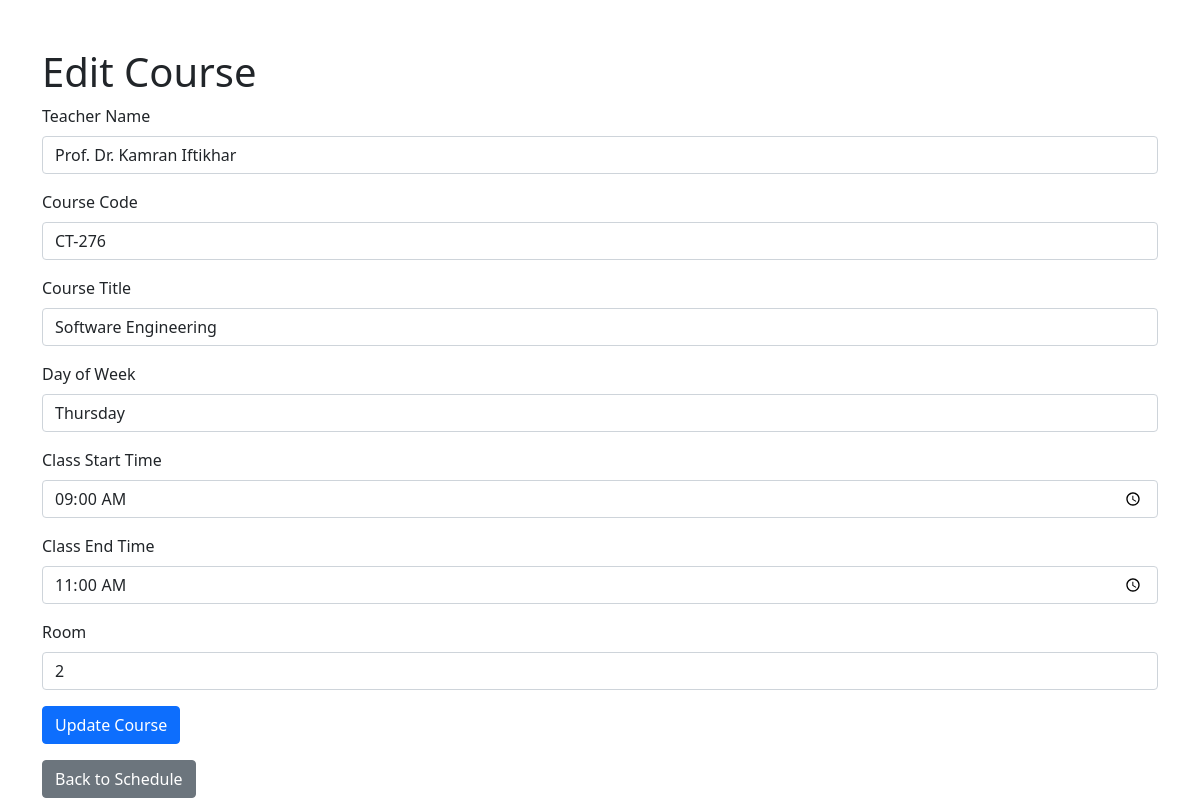
Before: /edit/2 with the older database file.
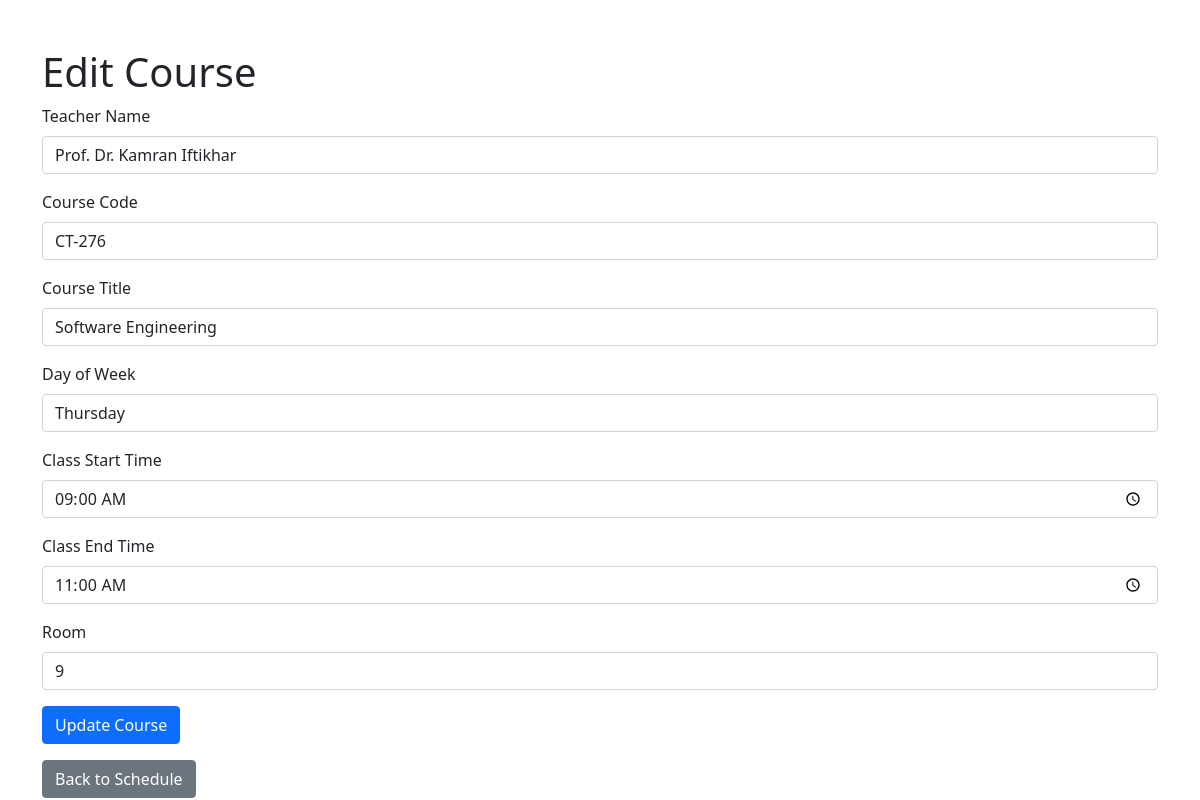
After: the same page with the newer database file.
### tables this page shows
CREATE TABLE course_schedule (
        id INTEGER PRIMARY KEY AUTOINCREMENT,
        teacher_name TEXT NOT NULL,
        course_code TEXT NOT NULL,
        course_title TEXT NOT NULL,
        day_of_week TEXT NOT NULL,
        class_start_time TIME NOT NULL,
        class_end_time TIME NOT NULL,
        room INTEGER NOT NULL
    );

### app.py (the view)
@app.route('/edit/<int:id>', methods=['GET', 'POST'])
def edit_course(id):
    try:
        with get_db_connection() as conn:
            if conn:
                cursor = conn.cursor()
                cursor.execute("SELECT * FROM course_schedule WHERE id = ?", (id,))
                course = cursor.fetchone()
                if course is None:
                    flash("Course not found.", "danger")
                    return redirect(url_for('course_list'))
                if request.method == 'POST':
                    teacher_name = request.form['teacher_name']
                    course_code = request.form['course_code']
                    course_title = request.form['course_title']
                    day_of_week = request.form['day_of_week']
                    class_start_time = request.form['class_start_time']
                    class_end_time = request.form['class_end_time']
                    room = request.form['room']
                    cursor.execute("""
                        UPDATE course_schedule
                        SET teacher_name = ?, course_code = ?, course_title = ?,
                            day_of_week = ?, class_start_time = ?, class_end_time = ?, room = ?
                        WHERE id = ?""", (teacher_name, course_code, course_title, day_of_week,
                                          class_start_time, class_end_time, room, id))
                    conn.commit()
                    flash("Course updated successfully.", "success")
                    return redirect(url_for('course_list'))
                else:
                    return render_template('edit_course.html', course=course)
            else:
                raise sqlite3.Error("Failed to connect to the database")
    except sqlite3.Error as e:
        flash(f"Error updating course: {e}", "danger")
        return redirect(url_for('course_list'))

### app.py (called while the page is built)
def get_db_connection():
    try:
        conn = sqlite3.connect('university_schedule.db')
        conn.row_factory = sqlite3.Row  # Allows rows to behave like dictionaries
        return conn
    except sqlite3.Error as e:
        print(f"Database connection error: {e}")
        flash(f"Database error: {e}", "danger")
        return None

### templates/edit_course.html (shortened to what this page needs)
<!DOCTYPE html>
<html lang="en">
<head>
    <link rel="stylesheet" href="https://stackpath.bootstrapcdn.com/bootstrap/4.5.2/css/bootstrap.min.css">
    <link rel="stylesheet" href="https://cdn.jsdelivr.net/npm/bootstrap@5.1.3/dist/css/bootstrap.min.css">
</head>
<body>
    <div class="container mt-5">
        <h1>Edit Course</h1>
        <div aria-live="polite" aria-atomic="true" class="position-relative">
            <div class="toast-container position-fixed top-0 end-0 p-3">
            </div>
        </div>
        <form method="POST">
            <div class="form-group mb-3">
                <label for="teacher_name">Teacher Name</label>
                <input type="text" name="teacher_name" class="form-control" value="{{ course.teacher_name }}" required>
            </div>
            <div class="form-group mb-3">
                <label for="course_code">Course Code</label>
                <input type="text" name="course_code" class="form-control" value="{{ course.course_code }}" required>
            </div>
            <div class="form-group mb-3">
                <label for="course_title">Course Title</label>
                <input type="text" name="course_title" class="form-control" value="{{ course.course_title }}" required>
            </div>
            <div class="form-group mb-3">
                <label for="day_of_week">Day of Week</label>
                <input type="text" name="day_of_week" class="form-control" value="{{ course.day_of_week }}" required>
            </div>
            <div class="form-group mb-3">
                <label for="class_start_time">Class Start Time</label>
                <input type="time" name="class_start_time" class="form-control" value="{{ course.class_start_time }}" required>
            </div>
            <div class="form-group mb-3">
                <label for="class_end_time">Class End Time</label>
                <input type="time" name="class_end_time" class="form-control" value="{{ course.class_end_time }}" required>
            </div>
            <div class="form-group mb-3">
                <label for="room">Room</label>
                <input type="text" name="room" class="form-control" value="{{ course.room }}" required>
            </div>
            <button type="submit" class="btn btn-primary">Update Course</button>
        </form>
        <a href="{{ url_for('index') }}" class="btn btn-secondary mt-3">Back to Schedule</a>
    </div>
</body>
</html>

Changed rows visible on the page:
changed course_schedule "Prof. Dr. Kamran Iftikhar": room "2" → "9"
